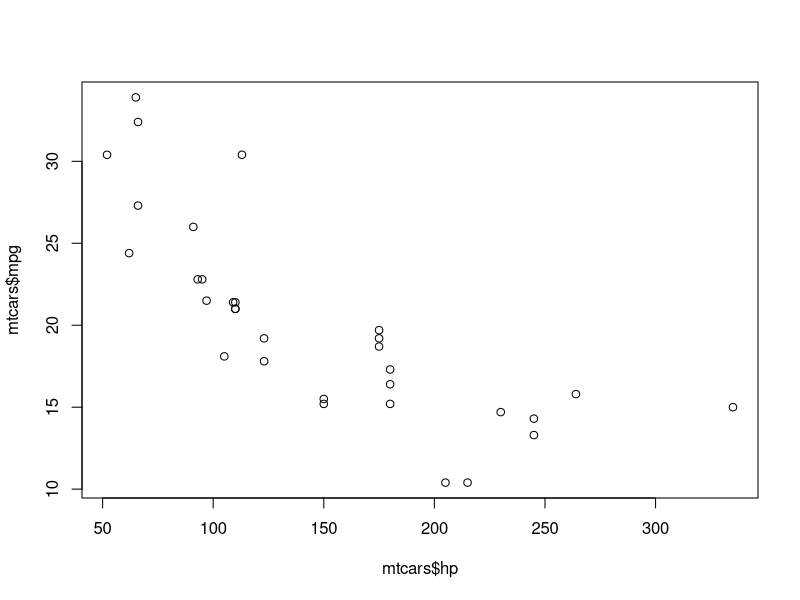
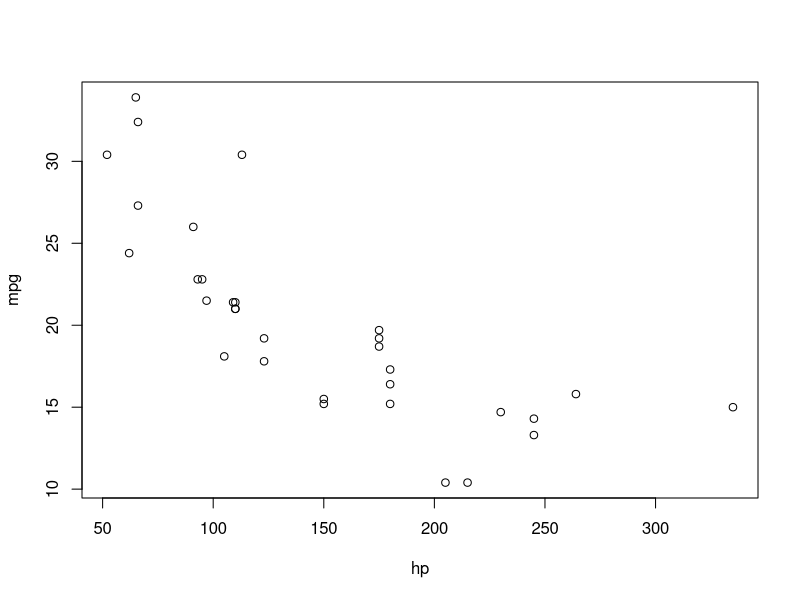
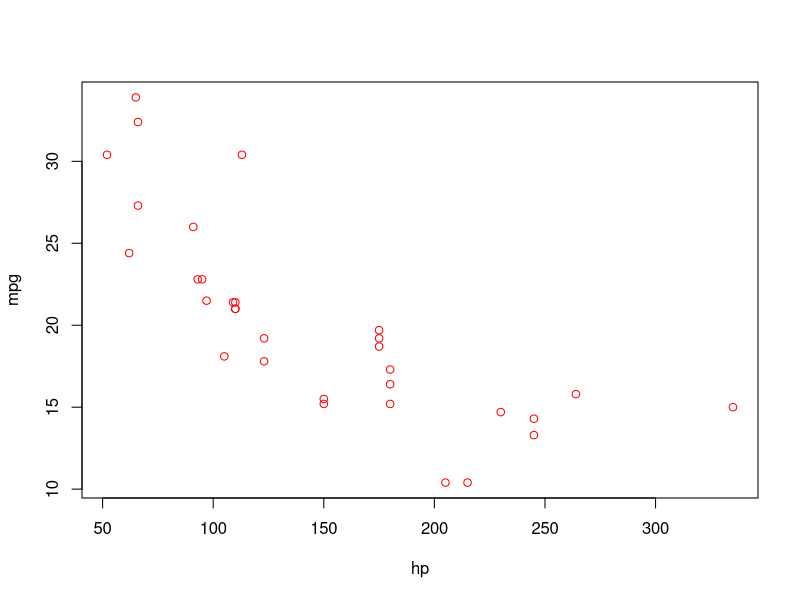
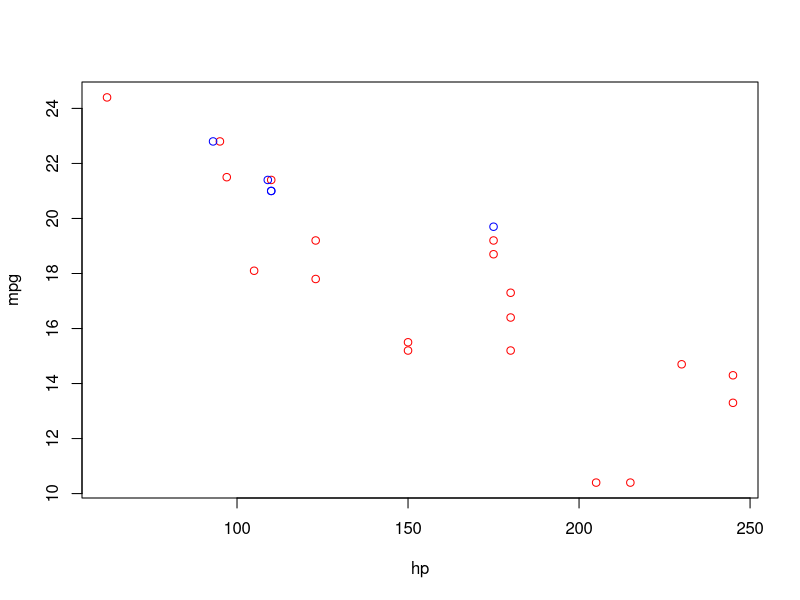
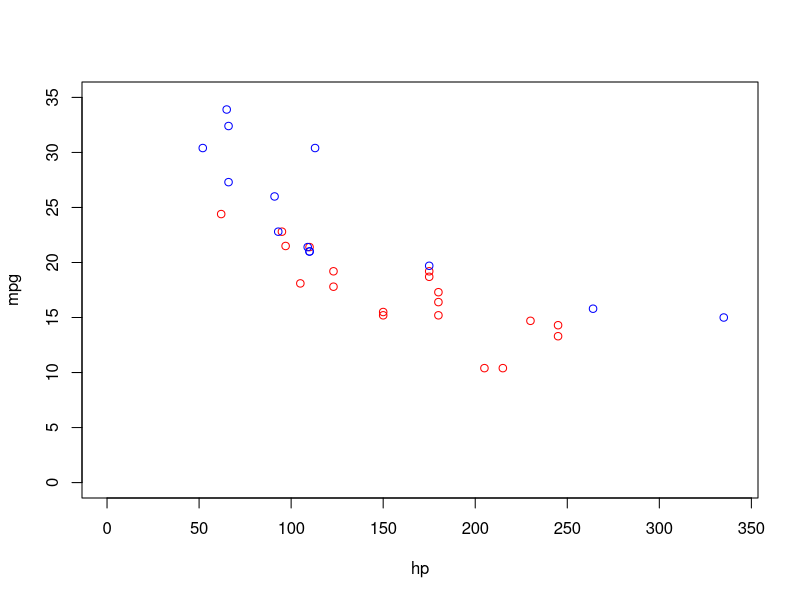
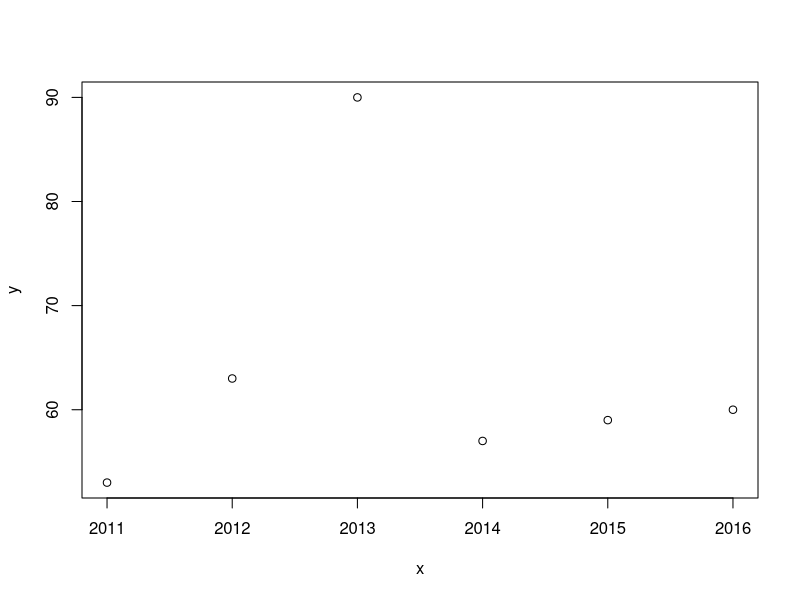
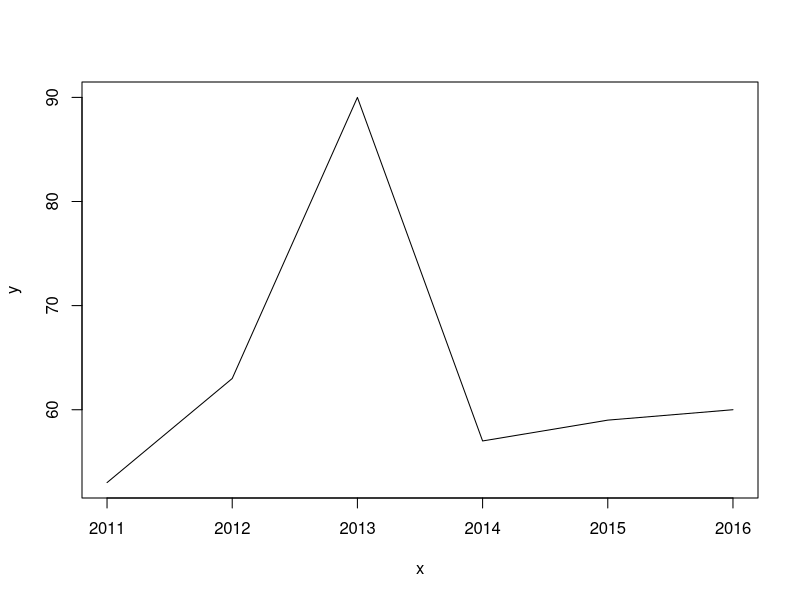
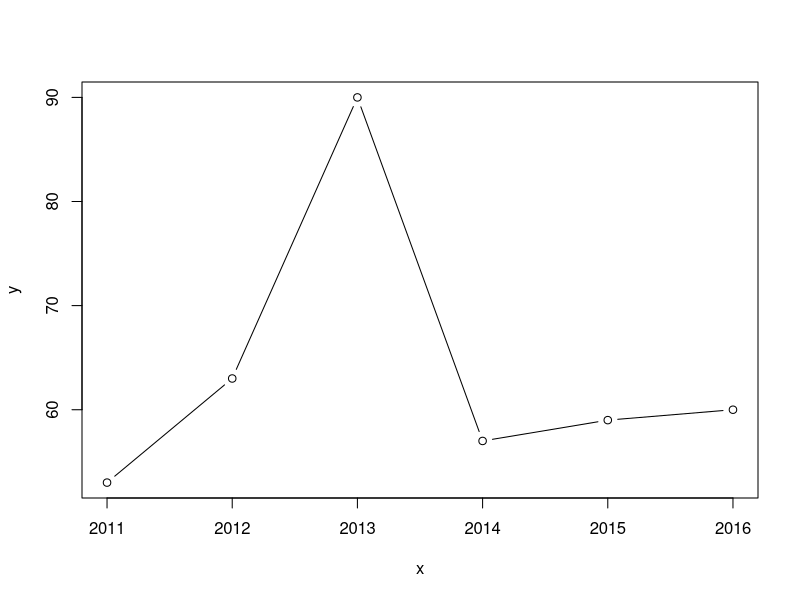

These figures' R source, in order:
View(mtcars)
plot(mtcars$hp, mtcars$mpg)
with(mtcars, plot(hp, mpg))

attach(mtcars)
plot(hp,mpg, col="red")

?mtcars
a <- subset(mtcars, am==0)
a
m <- subset(mtcars, am==1)
m

with(a, plot(hp,mpg,col="red"))
with(m, points(hp,mpg,col="blue"))

max(mtcars$hp)
max(mtcars$mpg)
with(a, plot(hp,mpg,col="red",xlim=c(0,340), ylim=c(0,35)))
with(m, points(hp,mpg,col="blue"))

detach(mtcars)

x <- 2011:2016
y <- sample(50:100,6)
plot(x,y) # "point"
plot(x,y, type="l")
plot(x,y, type="b") # both
plot(x,y, type="h") # 
plot(x,y, type="s") # step chart 
